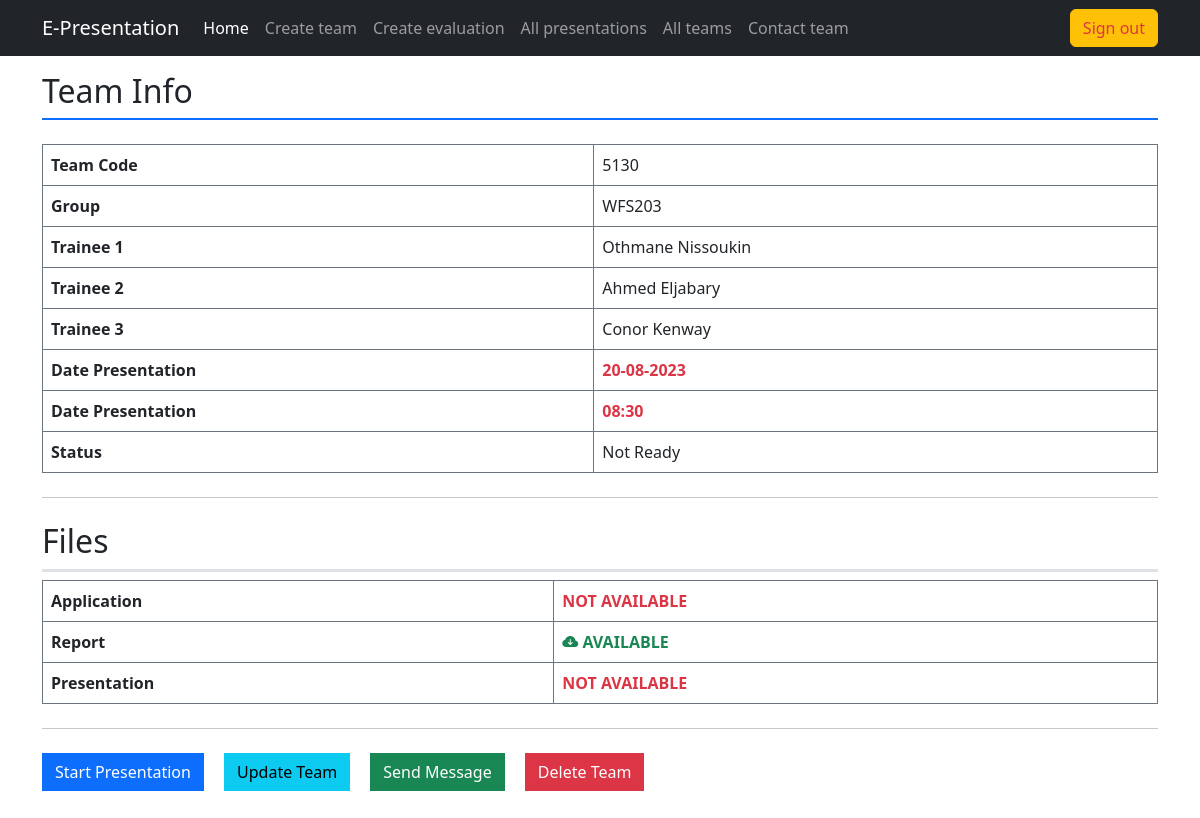
The app's page /index.php?action=team_info&team_code=5130 (signed in) with its own data.
### tables this page shows
CREATE TABLE `team` (
  `team_code` varchar(8) NOT NULL,
  `group_code` varchar(10) NOT NULL,
  `presentation_date` date DEFAULT NULL,
  `presentation_time` time DEFAULT NULL,
  `status` enum('Done','Ready','Not Ready') DEFAULT 'Not Ready'
);

CREATE TABLE `trainee` (
  `trainee_id` int(11) NOT NULL,
  `team_code` varchar(8) NOT NULL,
  `fullname` varchar(255) NOT NULL,
  `trainee_login` varchar(16) NOT NULL,
  `trainee_password` varchar(255) NOT NULL DEFAULT '246810',
  `status` enum('active','inactive') NOT NULL DEFAULT 'inactive'
);

### app/controller/layouts_rendering.php (called while the page is built, shortened)
<?php
    class LayoutRendering {
        static function team_info() {
            $team_code = $_GET["team_code"];
            $team_info = PresentationModel::retrieve_teams_data($team_code);
            $team_members = TraineeModel::get_team_members($team_code);
            $app_info = FileModel::retrieve_path($team_code, "application");
            $report_info = FileModel::retrieve_path($team_code, "report");
            $presentation_info = FileModel::retrieve_path($team_code, "presentation");
            require "app/view/mentor/team_info.php";
        }
    }

### app/model/team_model.php (called while the page is built, shortened)
<?php
    class PresentationModel {
        static function connection() {
            $username = "root";
            $password = "";
            $host = "localhost";
            $dbname = "e-presentations";
            $dsn = "mysql:host=$host;dbname=$dbname";
            try {
                return new PDO($dsn, $username, $password);
            } catch (PDOException $err) {
                echo "<div class='alert alert-danger'>Database connection couldn't be established</div>";
                $err->getMessage();
            }
        }
        static function retrieve_teams_data($team_code) {
            $connection = self::connection();
            $query = $connection->prepare("SELECT * FROM team  WHERE team_code = :team_code");
            $query->execute([":team_code" => $team_code]);
            return $query->fetch(PDO::FETCH_ASSOC);
        }
    }
?>

### app/model/trainee_model.php (called while the page is built, shortened)
<?php
    class TraineeModel {
        static function get_team_members($team_code) {
            $connection = PresentationModel::connection();
            $query = $connection->prepare("
                SELECT * FROM trainee
                WHERE team_code = :team_code");
            $query->execute([":team_code" => $team_code]);
            return $query->fetchALL(PDO::FETCH_ASSOC);
        }
    }

### app/model/file_model.php (called while the page is built, shortened)
<?php
    class FileModel {
        static function retrieve_path($team_code, $file_type) {
            $connection = PresentationModel::connection();
            $query = $connection->prepare("SELECT * FROM files WHERE team_code = :team_code AND file_type = :file_type");
            $query->execute([":team_code" => $team_code, ":file_type" => $file_type]);
            return $query->fetch(PDO::FETCH_ASSOC);
        }
    }
?>

### app/view/mentor/team_info.php (the view, shortened to what this page needs)
<h2 class="border-bottom pb-2 border-2 border-primary mb-4">Team Info</h2>
<table class="table table-bordered border-secondary table-hover border-striped">
    <tr>
        <td class="fw-bold">Team Code</td>
        <td><?= $team_info["team_code"] ?></td>
    </tr>
    <tr>
        <td class="fw-bold">Group</td>
        <td><?= $team_info["group_code"] ?></td>
    </tr>
    <tr>
        <td class="fw-bold">Trainee 1</td>
        <td><?= isset($team_members[0]) ? $team_members[0]["fullname"] : "------" ?></td>
    </tr>
    <tr>
        <td class="fw-bold">Trainee 2</td>
        <td><?= isset($team_members[1]) ? $team_members[1]["fullname"] : "------" ?></td>
    </tr>
    <tr>
        <td class="fw-bold">Trainee 3</td>
        <td><?= isset($team_members[2]) ? $team_members[2]["fullname"] : "------" ?></td>
    </tr>
    <tr>
        <td class="fw-bold">Date Presentation</td>
        <td class="text-danger fw-bold"><?= $team_info["presentation_date"] == "0000-00-00"? "Unknown": implode("-", array_reverse(explode("-", $team_info["presentation_date"])))?></td>
    </tr>
    <tr>
        <td class="fw-bold">Date Presentation</td>
        <td class="text-danger fw-bold"><?= $team_info["presentation_time"] == "00:00:00"? "Unknown": substr($team_info["presentation_time"], 0, 5)?></td>
    </tr>
    <tr>
        <td class="fw-bold">Status</td>
        <td><?= $team_info["status"] ?></td>
    </tr>
</table>
    <hr class="my-4" />
    <h2 class="border-bottom pb-2 border-3">Files</h2>
    <table class="table table-bordered border-secondary table-hover border-striped">
    <tr>
        <td class="fw-bold">Application</td>
            <?php if (empty($app_info)): ?>
                <td class="fw-bold text-danger">NOT AVAILABLE</td>
            <?php endif;?>
    </tr>
    <tr>
        <td class="fw-bold">Report</td>
            <?php if (empty($report_info)): ?>
                <td class="fw-bold text-danger">NOT AVAILABLE</td>
            <?php else: ?>
                <td class="fw-bold">
                    <a class="text-success text-decoration-none" href="<?= $report_info['file_path'] ?>">
                        <i class="bi bi-cloud-arrow-down-fill"></i> AVAILABLE
                    </a>
                </td>
            <?php endif;?>
    </tr>
    <tr>
        <td class="fw-bold">Presentation</td>
            <?php if (empty($presentation_info)): ?>
                <td class="fw-bold text-danger">NOT AVAILABLE</td>
            <?php endif;?>
    </tr>
    </table>
    <hr class="my-4" />
    <a href="index.php?action=select_evaluation&team_code=<?= $team_info["team_code"] ?>" class="btn btn-primary me-3 mb-3 rounded-0">Start Presentation</a>
    <a href="index.php?action=update&team_code=<?= $team_info["team_code"] ?>" class="btn btn-info me-3 mb-3 rounded-0">Update Team</a>
    <a href="index.php?action=contact&team_code=<?= $team_info["team_code"] ?>"" class="btn btn-success me-3 mb-3 rounded-0">Send Message</a>
    <a href="#" class="btn btn-danger me-3 mb-3 rounded-0">Delete Team</a>
<?php
    require "app/view/master.php";
?>

### records on screen
team: team_code "5130", group_code "WFS203", presentation_date "20-08-2023", presentation_time "08:30", status "Not Ready"
trainee: fullname "Othmane Nissoukin"
trainee: fullname "Ahmed Eljabary"
trainee: fullname "Conor Kenway"
